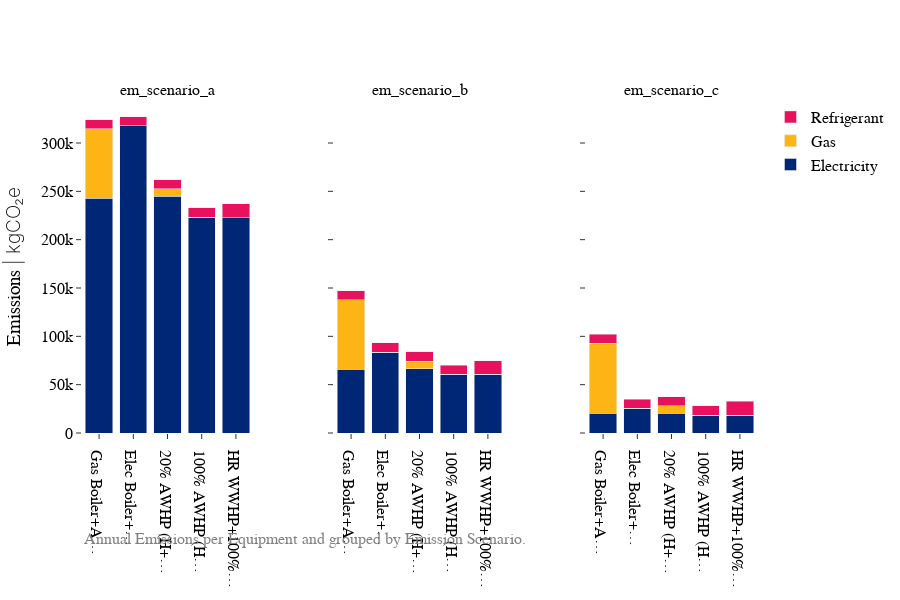

Notebook code cell kept with this figure:
### Code cell
from src.visuals import plot_emission_scenarios_grouped

df = source_energy.copy()

emission_scenarios = ['em_scenario_a', 'em_scenario_b', 'em_scenario_c']

plot_emission_scenarios_grouped(df, equipment_scenarios, emission_scenarios, unit_mode="SI")

### Figure 1 — Plotly figure (JSON) as saved in the notebook; plotly's stock layout.template omitted (floating-point values rounded to 4 significant figures)
{"data": [{"hovertemplate": "Equipment: Gas Boiler+AC Chiller<br>Electricity: 242692.7 kgCO₂<extra></extra>", "marker": {"color": "#002676"}, "name": "Electricity", "showlegend": true, "type": "bar", "x": ["Gas Boiler+A…"], "xaxis": "x", "y": [242700.0], "yaxis": "y"}, {"hovertemplate": "Equipment: Gas Boiler+AC Chiller<br>Gas: 71920.4 kgCO₂<extra></extra>", "marker": {"color": "#FDB515"}, "name": "Gas", "showlegend": true, "type": "bar", "x": ["Gas Boiler+A…"], "xaxis": "x", "y": [71920.0], "yaxis": "y"}, {"hovertemplate": "Equipment: Gas Boiler+AC Chiller<br>Refrigerant: 9469.1 kgCO₂<extra></extra>", "marker": {"color": "#E7115E"}, "name": "Refrigerant", "showlegend": true, "type": "bar", "x": ["Gas Boiler+A…"], "xaxis": "x", "y": [9469.0], "yaxis": "y"}, {"hovertemplate": "Equipment: Elec Boiler+AC Chiller<br>Electricity: 317784.2 kgCO₂<extra></extra>", "marker": {"color": "#002676"}, "name": "Electricity", "showlegend": false, "type": "bar", "x": ["Elec Boiler+…"], "xaxis": "x", "y": [317800.0], "yaxis": "y"}, {"hovertemplate": "Equipment: Elec Boiler+AC Chiller<br>Gas: 0.0 kgCO₂<extra></extra>", "marker": {"color": "#FDB515"}, "name": "Gas", "showlegend": false, "type": "bar", "x": ["Elec Boiler+…"], "xaxis": "x", "y": [0], "yaxis": "y"}, {"hovertemplate": "Equipment: Elec Boiler+AC Chiller<br>Refrigerant: 9469.1 kgCO₂<extra></extra>", "marker": {"color": "#E7115E"}, "name": "Refrigerant", "showlegend": false, "type": "bar", "x": ["Elec Boiler+…"], "xaxis": "x", "y": [9469.0], "yaxis": "y"}, {"hovertemplate": "Equipment: 20% AWHP (H+C)+Gas Backup<br>Electricity: 244717.6 kgCO₂<extra></extra>", "marker": {"color": "#002676"}, "name": "Electricity", "showlegend": false, "type": "bar", "x": ["20% AWHP (H+…"], "xaxis": "x", "y": [244700.0], "yaxis": "y"}, {"hovertemplate": "Equipment: 20% AWHP (H+C)+Gas Backup<br>Gas: 7747.7 kgCO₂<extra></extra>", "marker": {"color": "#FDB515"}, "name": "Gas", "showlegend": false, "type": "bar", "x": ["20% AWHP (H+…"], "xaxis": "x", "y": [7748.0], "yaxis": "y"}, {"hovertemplate": "Equipment: 20% AWHP (H+C)+Gas Backup<br>Refrigerant: 9470.3 kgCO₂<extra></extra>", "marker": {"color": "#E7115E"}, "name": "Refrigerant", "showlegend": false, "type": "bar", "x": ["20% AWHP (H+…"], "xaxis": "x", "y": [9470.0], "yaxis": "y"}, {"hovertemplate": "Equipment: 100% AWHP (H+C)+Elec Backup<br>Electricity: 223322.2 kgCO₂<extra></extra>", "marker": {"color": "#002676"}, "name": "Electricity", "showlegend": false, "type": "bar", "x": ["100% AWHP (H…"], "xaxis": "x", "y": [223300.0], "yaxis": "y"}, {"hovertemplate": "Equipment: 100% AWHP (H+C)+Elec Backup<br>Gas: 0.0 kgCO₂<extra></extra>", "marker": {"color": "#FDB515"}, "name": "Gas", "showlegend": false, "type": "bar", "x": ["100% AWHP (H…"], "xaxis": "x", "y": [0], "yaxis": "y"}, {"hovertemplate": "Equipment: 100% AWHP (H+C)+Elec Backup<br>Refrigerant: 9474.1 kgCO₂<extra></extra>", "marker": {"color": "#E7115E"}, "name": "Refrigerant", "showlegend": false, "type": "bar", "x": ["100% AWHP (H…"], "xaxis": "x", "y": [9474.0], "yaxis": "y"}, {"hovertemplate": "Equipment: HR WWHP+100% AWHP (H+C)+Elec Backup<br>Electricity: 222837.7 kgCO₂<extra></extra>", "marker": {"color": "#002676"}, "name": "Electricity", "showlegend": false, "type": "bar", "x": ["HR WWHP+100%…"], "xaxis": "x", "y": [222800.0], "yaxis": "y"}, {"hovertemplate": "Equipment: HR WWHP+100% AWHP (H+C)+Elec Backup<br>Gas: 0.0 kgCO₂<extra></extra>", "marker": {"color": "#FDB515"}, "name": "Gas", "showlegend": false, "type": "bar", "x": ["HR WWHP+100%…"], "xaxis": "x", "y": [0], "yaxis": "y"}, {"hovertemplate": "Equipment: HR WWHP+100% AWHP (H+C)+Elec Backup<br>Refrigerant: 14134.1 kgCO₂<extra></extra>", "marker": {"color": "#E7115E"}, "name": "Refrigerant", "showlegend": false, "type": "bar", "x": ["HR WWHP+100%…"], "xaxis": "x", "y": [14130.0], "yaxis": "y"}, {"hovertemplate": "Equipment: Gas Boiler+AC Chiller<br>Electricity: 66016.3 kgCO₂<extra></extra>", "marker": {"color": "#002676"}, "name": "Electricity", "showlegend": false, "type": "bar", "x": ["Gas Boiler+A…"], "xaxis": "x2", "y": [66020.0], "yaxis": "y2"}, {"hovertemplate": "Equipment: Gas Boiler+AC Chiller<br>Gas: 71920.4 kgCO₂<extra></extra>", "marker": {"color": "#FDB515"}, "name": "Gas", "showlegend": false, "type": "bar", "x": ["Gas Boiler+A…"], "xaxis": "x2", "y": [71920.0], "yaxis": "y2"}, {"hovertemplate": "Equipment: Gas Boiler+AC Chiller<br>Refrigerant: 9469.1 kgCO₂<extra></extra>", "marker": {"color": "#E7115E"}, "name": "Refrigerant", "showlegend": false, "type": "bar", "x": ["Gas Boiler+A…"], "xaxis": "x2", "y": [9469.0], "yaxis": "y2"}, {"hovertemplate": "Equipment: Elec Boiler+AC Chiller<br>Electricity: 83649.5 kgCO₂<extra></extra>", "marker": {"color": "#002676"}, "name": "Electricity", "showlegend": false, "type": "bar", "x": ["Elec Boiler+…"], "xaxis": "x2", "y": [83650.0], "yaxis": "y2"}, {"hovertemplate": "Equipment: Elec Boiler+AC Chiller<br>Gas: 0.0 kgCO₂<extra></extra>", "marker": {"color": "#FDB515"}, "name": "Gas", "showlegend": false, "type": "bar", "x": ["Elec Boiler+…"], "xaxis": "x2", "y": [0], "yaxis": "y2"}, {"hovertemplate": "Equipment: Elec Boiler+AC Chiller<br>Refrigerant: 9469.1 kgCO₂<extra></extra>", "marker": {"color": "#E7115E"}, "name": "Refrigerant", "showlegend": false, "type": "bar", "x": ["Elec Boiler+…"], "xaxis": "x2", "y": [9469.0], "yaxis": "y2"}, {"hovertemplate": "Equipment: 20% AWHP (H+C)+Gas Backup<br>Electricity: 66638.9 kgCO₂<extra></extra>", "marker": {"color": "#002676"}, "name": "Electricity", "showlegend": false, "type": "bar", "x": ["20% AWHP (H+…"], "xaxis": "x2", "y": [66640.0], "yaxis": "y2"}, {"hovertemplate": "Equipment: 20% AWHP (H+C)+Gas Backup<br>Gas: 7747.7 kgCO₂<extra></extra>", "marker": {"color": "#FDB515"}, "name": "Gas", "showlegend": false, "type": "bar", "x": ["20% AWHP (H+…"], "xaxis": "x2", "y": [7748.0], "yaxis": "y2"}, {"hovertemplate": "Equipment: 20% AWHP (H+C)+Gas Backup<br>Refrigerant: 9470.3 kgCO₂<extra></extra>", "marker": {"color": "#E7115E"}, "name": "Refrigerant", "showlegend": false, "type": "bar", "x": ["20% AWHP (H+…"], "xaxis": "x2", "y": [9470.0], "yaxis": "y2"}, {"hovertemplate": "Equipment: 100% AWHP (H+C)+Elec Backup<br>Electricity: 60691.4 kgCO₂<extra></extra>", "marker": {"color": "#002676"}, "name": "Electricity", "showlegend": false, "type": "bar", "x": ["100% AWHP (H…"], "xaxis": "x2", "y": [60690.0], "yaxis": "y2"}, {"hovertemplate": "Equipment: 100% AWHP (H+C)+Elec Backup<br>Gas: 0.0 kgCO₂<extra></extra>", "marker": {"color": "#FDB515"}, "name": "Gas", "showlegend": false, "type": "bar", "x": ["100% AWHP (H…"], "xaxis": "x2", "y": [0], "yaxis": "y2"}, {"hovertemplate": "Equipment: 100% AWHP (H+C)+Elec Backup<br>Refrigerant: 9474.1 kgCO₂<extra></extra>", "marker": {"color": "#E7115E"}, "name": "Refrigerant", "showlegend": false, "type": "bar", "x": ["100% AWHP (H…"], "xaxis": "x2", "y": [9474.0], "yaxis": "y2"}, {"hovertemplate": "Equipment: HR WWHP+100% AWHP (H+C)+Elec Backup<br>Electricity: 60553.1 kgCO₂<extra></extra>", "marker": {"color": "#002676"}, "name": "Electricity", "showlegend": false, "type": "bar", "x": ["HR WWHP+100%…"], "xaxis": "x2", "y": [60550.0], "yaxis": "y2"}, {"hovertemplate": "Equipment: HR WWHP+100% AWHP (H+C)+Elec Backup<br>Gas: 0.0 kgCO₂<extra></extra>", "marker": {"color": "#FDB515"}, "name": "Gas", "showlegend": false, "type": "bar", "x": ["HR WWHP+100%…"], "xaxis": "x2", "y": [0], "yaxis": "y2"}, {"hovertemplate": "Equipment: HR WWHP+100% AWHP (H+C)+Elec Backup<br>Refrigerant: 14134.1 kgCO₂<extra></extra>", "marker": {"color": "#E7115E"}, "name": "Refrigerant", "showlegend": false, "type": "bar", "x": ["HR WWHP+100%…"], "xaxis": "x2", "y": [14130.0], "yaxis": "y2"}, {"hovertemplate": "Equipment: Gas Boiler+AC Chiller<br>Electricity: 20689.6 kgCO₂<extra></extra>", "marker": {"color": "#002676"}, "name": "Electricity", "showlegend": false, "type": "bar", "x": ["Gas Boiler+A…"], "xaxis": "x3", "y": [20690.0], "yaxis": "y3"}, {"hovertemplate": "Equipment: Gas Boiler+AC Chiller<br>Gas: 71920.4 kgCO₂<extra></extra>", "marker": {"color": "#FDB515"}, "name": "Gas", "showlegend": false, "type": "bar", "x": ["Gas Boiler+A…"], "xaxis": "x3", "y": [71920.0], "yaxis": "y3"}, {"hovertemplate": "Equipment: Gas Boiler+AC Chiller<br>Refrigerant: 9469.1 kgCO₂<extra></extra>", "marker": {"color": "#E7115E"}, "name": "Refrigerant", "showlegend": false, "type": "bar", "x": ["Gas Boiler+A…"], "xaxis": "x3", "y": [9469.0], "yaxis": "y3"}, {"hovertemplate": "Equipment: Elec Boiler+AC Chiller<br>Electricity: 25602.4 kgCO₂<extra></extra>", "marker": {"color": "#002676"}, "name": "Electricity", "showlegend": false, "type": "bar", "x": ["Elec Boiler+…"], "xaxis": "x3", "y": [25600.0], "yaxis": "y3"}, {"hovertemplate": "Equipment: Elec Boiler+AC Chiller<br>Gas: 0.0 kgCO₂<extra></extra>", "marker": {"color": "#FDB515"}, "name": "Gas", "showlegend": false, "type": "bar", "x": ["Elec Boiler+…"], "xaxis": "x3", "y": [0], "yaxis": "y3"}, {"hovertemplate": "Equipment: Elec Boiler+AC Chiller<br>Refrigerant: 9469.1 kgCO₂<extra></extra>", "marker": {"color": "#E7115E"}, "name": "Refrigerant", "showlegend": false, "type": "bar", "x": ["Elec Boiler+…"], "xaxis": "x3", "y": [9469.0], "yaxis": "y3"}, {"hovertemplate": "Equipment: 20% AWHP (H+C)+Gas Backup<br>Electricity: 20483.3 kgCO₂<extra></extra>", "marker": {"color": "#002676"}, "name": "Electricity", "showlegend": false, "type": "bar", "x": ["20% AWHP (H+…"], "xaxis": "x3", "y": [20480.0], "yaxis": "y3"}, {"hovertemplate": "Equipment: 20% AWHP (H+C)+Gas Backup<br>Gas: 7747.7 kgCO₂<extra></extra>", "marker": {"color": "#FDB515"}, "name": "Gas", "showlegend": false, "type": "bar", "x": ["20% AWHP (H+…"], "xaxis": "x3", "y": [7748.0], "yaxis": "y3"}, {"hovertemplate": "Equipment: 20% AWHP (H+C)+Gas Backup<br>Refrigerant: 9470.3 kgCO₂<extra></extra>", "marker": {"color": "#E7115E"}, "name": "Refrigerant", "showlegend": false, "type": "bar", "x": ["20% AWHP (H+…"], "xaxis": "x3", "y": [9470.0], "yaxis": "y3"}, {"hovertemplate": "Equipment: 100% AWHP (H+C)+Elec Backup<br>Electricity: 18589.1 kgCO₂<extra></extra>", "marker": {"color": "#002676"}, "name": "Electricity", "showlegend": false, "type": "bar", "x": ["100% AWHP (H…"], "xaxis": "x3", "y": [18590.0], "yaxis": "y3"}, {"hovertemplate": "Equipment: 100% AWHP (H+C)+Elec Backup<br>Gas: 0.0 kgCO₂<extra></extra>", "marker": {"color": "#FDB515"}, "name": "Gas", "showlegend": false, "type": "bar", "x": ["100% AWHP (H…"], "xaxis": "x3", "y": [0], "yaxis": "y3"}, {"hovertemplate": "Equipment: 100% AWHP (H+C)+Elec Backup<br>Refrigerant: 9474.1 kgCO₂<extra></extra>", "marker": {"color": "#E7115E"}, "name": "Refrigerant", "showlegend": false, "type": "bar", "x": ["100% AWHP (H…"], "xaxis": "x3", "y": [9474.0], "yaxis": "y3"}, {"hovertemplate": "Equipment: HR WWHP+100% AWHP (H+C)+Elec Backup<br>Electricity: 18553.1 kgCO₂<extra></extra>", "marker": {"color": "#002676"}, "name": "Electricity", "showlegend": false, "type": "bar", "x": ["HR WWHP+100%…"], "xaxis": "x3", "y": [18550.0], "yaxis": "y3"}, {"hovertemplate": "Equipment: HR WWHP+100% AWHP (H+C)+Elec Backup<br>Gas: 0.0 kgCO₂<extra></extra>", "marker": {"color": "#FDB515"}, "name": "Gas", "showlegend": false, "type": "bar", "x": ["HR WWHP+100%…"], "xaxis": "x3", "y": [0], "yaxis": "y3"}, {"hovertemplate": "Equipment: HR WWHP+100% AWHP (H+C)+Elec Backup<br>Refrigerant: 14134.1 kgCO₂<extra></extra>", "marker": {"color": "#E7115E"}, "name": "Refrigerant", "showlegend": false, "type": "bar", "x": ["HR WWHP+100%…"], "xaxis": "x3", "y": [14130.0], "yaxis": "y3"}], "layout": {"annotations": [{"font": {"size": 16}, "showarrow": false, "text": "em_scenario_a", "x": 0.1267, "xanchor": "center", "xref": "paper", "y": 1, "yanchor": "bottom", "yref": "paper"}, {"font": {"size": 16}, "showarrow": false, "text": "em_scenario_b", "x": 0.5, "xanchor": "center", "xref": "paper", "y": 1, "yanchor": "bottom", "yref": "paper"}, {"font": {"size": 16}, "showarrow": false, "text": "em_scenario_c", "x": 0.8733, "xanchor": "center", "xref": "paper", "y": 1, "yanchor": "bottom", "yref": "paper"}, {"align": "center", "font": {"color": "gray", "size": 16}, "showarrow": false, "text": "Annual Emissions per Equipment and grouped by Emission Scenario.", "x": 0, "xref": "paper", "y": -0.35, "yref": "paper"}], "barmode": "stack", "font": {"size": 16}, "height": 600, "margin": {"b": 150}, "title": {"font": {"size": 14}}, "xaxis": {"anchor": "y", "domain": [0, 0.2533]}, "xaxis2": {"anchor": "y2", "domain": [0.3733, 0.6267]}, "xaxis3": {"anchor": "y3", "domain": [0.7467, 1]}, "yaxis": {"anchor": "x", "domain": [0, 1], "title": {"text": "Emissions <span style=\"font-weight:200\">| kgCO₂e</span>"}}, "yaxis2": {"anchor": "x2", "domain": [0, 1], "matches": "y", "showticklabels": false}, "yaxis3": {"anchor": "x3", "domain": [0, 1], "matches": "y", "showticklabels": false}}}
